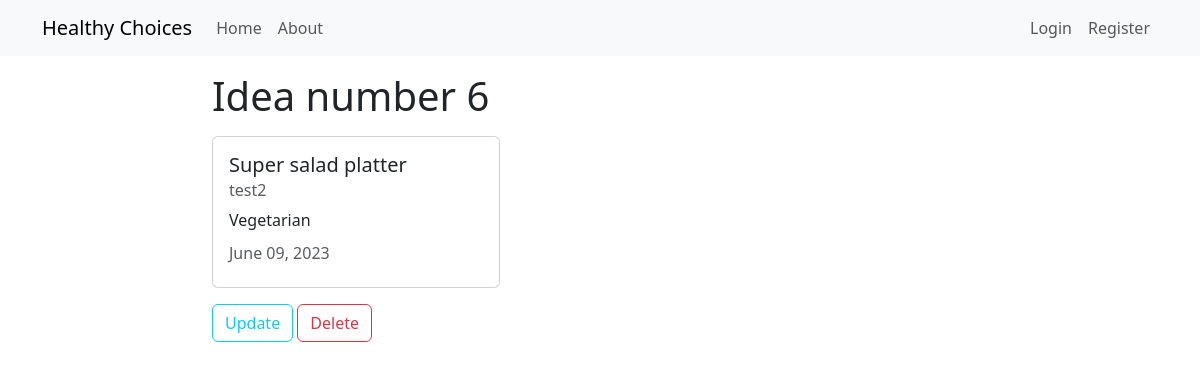
Screenshot of /choice/6/ with the database file from the repository.
### choices/models.py (models this page shows, shortened)
class Choice(models.Model):
    title = models.CharField(max_length=100)
    description = models.TextField()
    author = models.ForeignKey(User, on_delete=models.CASCADE)
    date_posted = models.DateTimeField(auto_now_add=True)
    date_updated = models.DateTimeField(auto_now=True)

### choices/views.py (the view)
# urls.py: path('choice/<int:pk>/', views.ChoiceDetailView.as_view(), name='choices-detail'),
class ChoiceDetailView(DetailView):
    model = models.Choice

### choices/templates/choices/choice_detail.html
{% extends "choices/base.html" %}
{% block content %}
    <h1>Idea number {{object.id}}</h1>
        <div class="card my-3" style="width: 18rem;">
            <div class="card-body">
              <h5 class="card-title">{{ object.title }}</h5>
              <h6 class="card-subtitle mb-2 text-body-secondary">{{ object.author }}</h6>
              <p class="card-text">{{ object.description }}</p>
              <h6 class="card-subtitle mb-2 text-body-secondary">{{ object.date_updated|date:"F d, Y" }}</h6>
            </div>
          </div>
        <div class="col-4">
          <a class="btn btn-outline-info" href="{ url 'choices-update' object.id %}">Update</a>
          <a class="btn btn-outline-danger" href="{ url 'choices-delete' object.id %}">Delete</a>
        </div>
{% endblock content %}

### rows the page displays
Choice: id "6", title "Super salad platter", author "test2", description "Vegetarian", date_updated "June 09, 2023"
